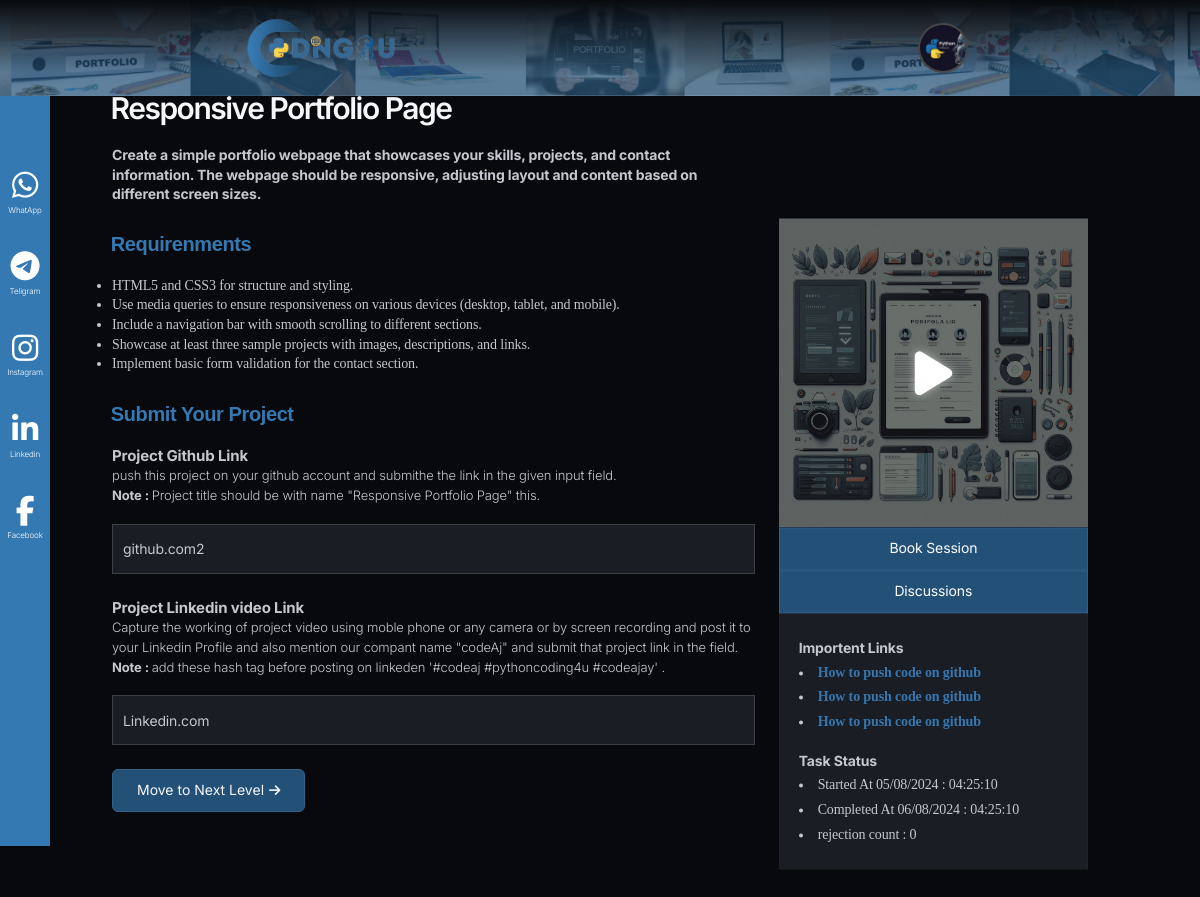
The page /level-one/ (signed in) on the database its author committed.
### accounts/models.py (models this page shows, shortened)
class Student(AbstractBaseUser, PermissionsMixin):
    STATUS_NOT_STARTED = 'not_started'
    STATUS_IN_PROGRESS = 'in_progress'
    STATUS_UNDER_REVIEW = 'under_review'
    STATUS_COMPLETED = 'completed'
    STATUS_REJECTED = 'rejected'
    STATUS_CHOICES = [
        (STATUS_NOT_STARTED, 'Not Started'),
        (STATUS_IN_PROGRESS, 'In Progress'),
        (STATUS_UNDER_REVIEW, 'Under Review'),
        (STATUS_COMPLETED, 'Completed'),
        (STATUS_REJECTED, 'Rejected'),
    ]
    email = models.EmailField(unique=True)
    name = models.CharField(max_length=255)
    profile_pic = models.ImageField(upload_to='profile_pics/', null=True, blank=True)
    phone_no = models.CharField(max_length=15, null=True, blank=True)
    whatsapp_no = models.CharField(max_length=15, null=True, blank=True)
    college = models.CharField(max_length=255, null=True, blank=True)
    domain = models.ForeignKey(Domain, on_delete=models.SET_NULL, null=True, blank=True)
    assignment1 = models.ForeignKey(Assignment, on_delete=models.SET_NULL, null=True, blank=True, related_name='assignment1')
    assignment1status = models.CharField(
        max_length=20,
        choices=STATUS_CHOICES,
        default=STATUS_NOT_STARTED,
    )
    assignment1starttime = models.DateTimeField(blank=True,null=True)
    assignment1endttime = models.DateTimeField(blank=True,null=True)
    assignment1rejectioncount = models.ImageField(default=0)
    assignment2 = models.ForeignKey(Assignment, on_delete=models.SET_NULL, null=True, blank=True, related_name='assignment2')
    assignment2status = models.CharField(
        max_length=20,
        choices=STATUS_CHOICES,
        default=STATUS_NOT_STARTED,
    )
    assignment2starttime = models.DateTimeField(blank=True,null=True)
    assignment2endttime = models.DateTimeField(blank=True,null=True)
    assignment2rejectioncount = models.ImageField(default=0)
    assignment3 = models.ForeignKey(Assignment, on_delete=models.SET_NULL, null=True, blank=True, related_name='assignment3')
    assignment3status = models.CharField(
        max_length=20,
        choices=STATUS_CHOICES,
        default=STATUS_NOT_STARTED,
    )
    assignment3starttime = models.DateTimeField(blank=True,null=True)
    assignment3endttime = models.DateTimeField(blank=True,null=True)
    assignment3rejectioncount = models.ImageField(default=0)
    level_choices_student = [(0, 'Not Started'), (1, 'Level 1'), (2, 'Level 2'), (3, 'Level 3'), (4, 'pending'), (5, 'Certificate Level')]
    level_student = models.IntegerField(choices=level_choices_student, default=0)
    otp = models.IntegerField(null=True, blank=True)
    is_active = models.BooleanField(default=True)
    is_staff = models.BooleanField(default=False)
    date_joined = models.DateTimeField(default=timezone.now)
    objects = StudentManager()
    USERNAME_FIELD = 'email'
    REQUIRED_FIELDS = ['name']

class Assignment(models.Model):
    domain = models.ForeignKey(Domain, on_delete=models.SET_NULL, null=True, blank=True)
    assignment_question = models.CharField(max_length=255)
    assignment_description = models.TextField(null=True, blank=True)
    assignment_requirements = models.TextField(null=True, blank=True)
    assignment_banner = models.ImageField(upload_to='assignment_banners/', null=True, blank=True)
    assignment_banner1 = models.ImageField(upload_to='assignment_banners1/', null=True, blank=True)
    level_choices = [(1, 'Level 1'), (2, 'Level 2'), (3, 'Level 3')]
    level = models.IntegerField(choices=level_choices, default=0)
    referral_link1 = models.URLField(max_length=255, null=True, blank=True)
    referral_link2 = models.URLField(max_length=255, null=True, blank=True)
    slug = models.CharField(null=True, blank=True, max_length=100)

class AssignmentSubmit(models.Model):
    student = models.ForeignKey(Student, on_delete=models.SET_NULL, null=True, blank=True, unique=True)
    Assignment1_github_Link = models.TextField(null=True, blank=True)
    Assignment1_linkedin_link = models.TextField(null=True, blank=True)
    Assignment2_github_Link = models.TextField(null=True, blank=True)
    Assignment2_linkedin_link = models.TextField(null=True, blank=True)
    Assignment3_github_Link = models.TextField(null=True, blank=True)
    Assignment3_linkedin_link = models.TextField(null=True, blank=True)

### accounts/views.py (the view, shortened to what this page needs)
# urls.py: path('level-one/', views.level_one, name='level1'),
@login_required(login_url='/')
def level_one(request):
    student = request.user
    if student.assignment1status == 'not_started':
        student.assignment1status = 'in_progress'
        student.assignment1starttime = timezone.now()
        student.save()
    elif student.assignment1status == 'rejected':
        student.assignment1rejectioncount = int(student.assignment1rejectioncount) + 1
    else:
        pass
    try:
        print("loading...1")
        submitted_data = AssignmentSubmit.objects.get(student=student)
        return render(request, 'level1.html',{"sdata": submitted_data})
    except:
        print("loading...")
        return render(request, 'level1.html')

### accounts/models.py (called while the page is built)
    def __str__(self):
        return self.domain_name

### templates/level1.html (shortened to what this page needs)
{% load static %}
{% include 'header.html' %}
<section class="support">
    <div class="iconn">
        <div class="spaceicon"></div>
        <i class="fa-brands fa-whatsapp"></i>
        <p>WhatApp</p>
        <i class="fa-brands fa-telegram"></i>
        <p>Teligram</p>
        <i class="fa-brands fa-instagram"></i>
        <p>Instagram</p>
        <i class="fa-brands fa-linkedin-in"></i>
        <p>Linkedin</p>
        <i class="fa-brands fa-facebook-f"></i>
        <p>Facebook</p>
    </div>
</section>
<div class="stg-container">
    <section >
        <div class="stg-row mobtopp">
            <div class="stg-col-8 ">
                <div class="bringer-grid-1cols" data-stagger-appear="zoom-in" data-stagger-unload="zoom-out" data-threshold="0.5" data-stagger-delay="150">
                    <div >
                        <h3 class="wow animate__animated animate__fadeInTopRight">{{user.assignment1.assignment_question}}</h3>
                        <p class="pdec" ><b>
                            {{user.assignment1.assignment_description}}
                        </b></p>
                        <h5 class="req">Requirenments</h5>
                        <p>
                            {{user.assignment1.assignment_requirements | safe}}
                        </p>
                        <div class="form-submit mt-5">
                        <form method="post">
                            <h5 class="mb-3 req">Submit Your Project</h5>
                            <p style="font-weight: 300; font-size: 13px;" >
                              <b  style="font-size: 15px;"  class="mb-2">Project Github Link </b>
                           <br>
                                push this project on your github account and submithe the link in the given input field.<br>
                                <b>Note : </b> Project title should be with name "{{user.assignment1.assignment_question}}" this.
                            </p>
                            <input value="{{sdata.Assignment1_github_Link}}" type="text" name="git" class="mb-4" placeholder="Project Git Link" required>
                            <p style="font-weight: 300; font-size: 13px;">
                                <b style="font-size: 15px;" class="mb-2">Project Linkedin video Link </b>
                             <br>
                                  Capture the working of project video using moble phone or any camera or by screen recording and post it to your Linkedin Profile and also mention our compant name "codeAj" and submit that project link in the field.<br>
                                  <b>Note : </b> add these hash tag before posting on linkeden '#codeaj #pythoncoding4u #codeajay' .
                              </p>
                            <input value="{{sdata.Assignment1_linkedin_link}}" type="text" name="linkedin" class="mb-5"  placeholder="Project video Linkedin Link" required>
                            <div class="mt-3" style="height: 100px;">
                                <button type="submit" class="mb-3 submit-button " >
                                    Move to Next Level
                                    <i class="fa-solid fa-arrow-right"></i>
                                </button>
                            </div>
                        </form>
                    </div>
                    </div>
                </div>
            </div>
            <div class="stg-col-4 stg-tp-bottom-gap-l" data-unload="fade-left" style="position: relative; border-radius:0px;">
                <div class="bringer-sticky-block is-init sidesticky" style="transform: translateY(0px);  position: sticky; border-radius:0px;">
                    <div class="card1" id="level1" style="border-radius:0px;">
                        <div class="bac" style="border-radius:0px;"></div>
                        <img style="border-radius:0px;" src="{{user.assignment1.assignment_banner.url}}" data-src="{{user.assignment1.assignment_banner.url}}" alt="" class=" img-fluid">
                        <i id="playbtn1" class="fa-solid fa-play play wow animate__animated animate__backOutDown"></i>
                    </div>
                    <div style="text-align: center;">
                        <a href="#" class="buttonnn" style="width: 100%; border-radius:0px; color:white;">Book Session</a>
                    </div>
                    <div style="text-align: center;">
                        <a href="/discussions/{{user.assignment1.slug}}" class="buttonnn" style="width: 100%; border-radius:0px;color:white;">Discussions</a>
                    </div>
                    <div class="bringer-block" data-delay="0" data-unload="zoom-out" data-threshold="0.5" style="--mouse-x: 159px; --mouse-y: -71.96250915527344px; padding:5px 20px; border-radius :0px;">
                        <br>
                        <b>Importent Links</b>
                            <li><a href="">How to push code on github</a></li>
                            <li><a href="">How to push code on github</a></li>
                            <li><a href="">How to push code on github</a></li>
                            <br>
                            <b>Task Status</b>
                            <li>Started At 05/08/2024  : 04:25:10</li>
                            <li>Completed At 06/08/2024 : 04:25:10</li>
                            <li>rejection count : 0</li>
                            <br>
                    </div>
                </div>
            </div>
        </div>
    </section>
</div>
{% include 'footer.html' %}

### templates/header.html (shortened to what this page needs)
{% load static %}
<!DOCTYPE html>
<html lang="en">
<head>
    <link rel="stylesheet" href="https://cdnjs.cloudflare.com/ajax/libs/font-awesome/6.6.0/css/all.min.css" />
    <link type="text/css" rel="stylesheet" href="{% static 'css/config.css' %}">
    <link type="text/css" rel="stylesheet" href="{% static 'css/libs.css' %}">
    <link type="text/css" rel="stylesheet" href="{% static 'css/style.css' %}">
    <link type="text/css" rel="stylesheet" href="{% static 'css/responsive.css' %}">
</head>
<body>
    <header id="bringer-header" class="is-frosted is-sticky" data-appear="fade-down" data-unload="fade-up">
        <div class="bringer-header-inner">
            <div class="bringer-header-lp">
                <a href="{% url 'main' %}" class="bringer-logo">
                    <img src="{% static 'logo.png' %}" alt="bringer." width="180" height="24">
                </a>
            </div>
            <div class="bringer-header-rp">
                <div class="mainlogo">
                    <div class="bbx">
                        {% if user.email %}
                            {% if user.profile_pic %}
                                <a href="{% url 'profile' %}">
                                    <img id="profileimg" class="profile-image" src="{{user.profile_pic.url}}"  >
                                </a>
                            {% else %}
                                <a href="{% url 'profile' %}">
                                    <img id="profileimg" class="profile-image" src="https://t4.ftcdn.net/jpg/01/07/43/45/360_F_107434511_iarF2z88c6Ds6AlgtwotHSAktWCdYOn7.jpg"  >
                            </a>
                            {% endif %}
                        {% endif %}
                    </div>
                </div>
            </div>
        </div>
    </header>

### static/css/libs.css (style rules this page uses)
:root { --swiper-theme-color:#007aff }
:root { --swiper-navigation-size:44px }

### static/css/stg.css (style rules this page uses)
.stg-container { margin: 0 auto; width: var(--stg-container-width); }
.stg-row { display: flex; flex-wrap: nowrap; justify-content: space-between; margin: 0 calc(-0.5 * var(--stg-gap)); position: relative; z-index: 3; width: calc(100% + var(--stg-gap)); }
.stg-row > div { margin: 0 calc(0.5 * var(--stg-gap)); width: 100%; display: flex; flex-direction: column; align-items: flex-start; }
[class*='stg-col-'] > div:not(.stg-row) { width: 100%; }
.stg-row > .stg-col-33, .stg-row > .stg-col-4 { width: calc(33.333% - var(--stg-gap)); }
.stg-row > .stg-col-66, .stg-row > .stg-col-8 { width: calc(66.666% - var(--stg-gap)); }

### templates/header.html (style rules this page uses)
h3 { font-size: 30px; }
h5 { font-size: 20px; }
img { object-fit: cover; }
li { font-family: "Platypi", serif; padding-top : 5px; }
a { text-decoration: none; }
.submit-button { border : none; border : 2px solid gray; padding-bottom: 5px; padding-left: 10px; padding-right: 10px; }
.submit-button i { font-size: 13px; margin-left: 1px; transition: ease-in-out; transition-duration: 0.3s; }
.mainlogo { display: flex; flex-wrap: wrap; justify-content: space-between; }
.mainlogo .profile-image { width : 50px; height : 50px; border-radius: 50%; border : 2px solid rgb(70, 70, 70); margin: 0px; }
a { color :rgb(0, 0, 0); font-weight : 700; text-decoration: none; }
body { background-position: center; background-repeat: no-repeat; background-size:cover; }
.card1 { overflow: hidden; border-radius: 10px; position: relative; }
.card1 img { scale: 1; transition: ease-in-out 0.4s; }
.bac { background-color: rgba(0, 0, 0, 0.559); position: absolute; width: 100%; height: 100%; z-index: 1; box-shadow: rgba(0, 0, 0, 0.56) 0px 22px 70px 4px; border-radius: 10px; text-shadow:rgba(0, 0, 0, 0.56) 0px 22px 70px 4px;; }
.play { margin: 0; position: absolute; top: 50%; left: 50%; transform: translate(-50%, -50%); font-size: 50px; color:white; z-index: 999; }
.fa-play { color: white; text-shadow: 0 0 10px rgba(255, 255, 255, 0.5); transition: text-shadow 0.3s; }
.fa-play { color: white; text-shadow: 0 0 10px rgba(255, 255, 255, 0.5); animation: shadow-pulse 2s infinite; }
@media only screen and (max-width: 1366px) { .bringer-header-inner { padding-left: 120px; padding-right: 120px; } }

### rows shown on the page
Student: profile_pic (picture), assignment1.assignment_question "Responsive Portfolio Page", assignment1.assignment_description "Create a simple portfolio webpage that showcases your skills, projects, and contact information. The webpage should be responsive, adjusting layout and content based on different screen sizes.", assignment1.assignment_requirements "HTML5 and CSS3 for structure and styling. Use media queries to ensure responsiveness on various devices (desktop, tablet, and mobile). Include a navigation bar with smooth scrolling to different sections. Showcase at least three sample projects with images, descriptions, and links. Implement basic form validation for the contact section.", assignment1.assignment_banner (picture)
AssignmentSubmit: git "github.com2", linkedin "Linkedin.com"
